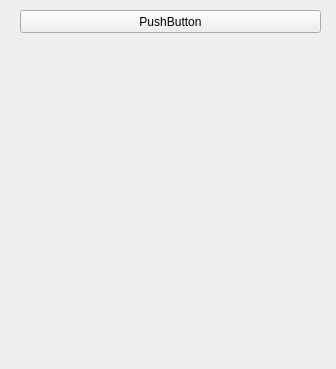
<?xml version="1.0" encoding="UTF-8"?>
<ui version="4.0">
 <class>Form</class>
 <widget class="QWidget" name="Form">
  <property name="geometry">
   <rect>
    <x>0</x>
    <y>0</y>
    <width>336</width>
    <height>369</height>
   </rect>
  </property>
  <property name="windowTitle">
   <string>Form</string>
  </property>
  <widget class="QPushButton" name="btnSave">
   <property name="geometry">
    <rect>
     <x>20</x>
     <y>10</y>
     <width>301</width>
     <height>23</height>
    </rect>
   </property>
   <property name="text">
    <string>PushButton</string>
   </property>
  </widget>
 </widget>
 <resources/>
 <connections/>
</ui>
